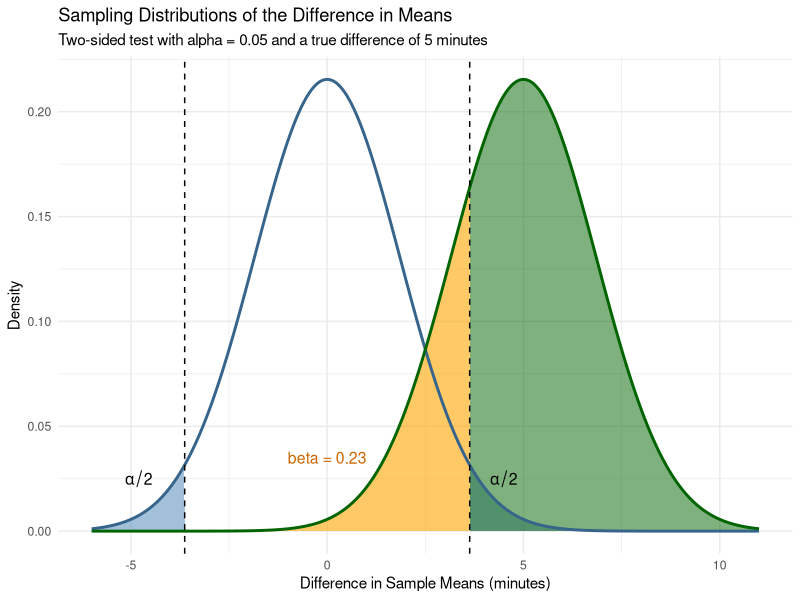

The R source for this figure:
## ---- chunk 1
#| echo: false
#| message: false
#| warning: false
library(palmerpenguins)
library(tidyverse)

alpha <- 0.05
effect_size <- 5
se <- 1.852

crit <- qnorm(1 - alpha / 2) * se

x <- seq(-6, 11, length.out = 2000)

null <- data.frame(
  x = x,
  y = dnorm(x, mean = 0, sd = se)
)

alternative <- data.frame(
  x = x,
  y = dnorm(x, mean = effect_size, sd = se)
)

beta <- pnorm(crit, mean = effect_size, sd = se) -
        pnorm(-crit, mean = effect_size, sd = se)

power <- 1 - beta

ggplot() +
  # Type I error: two tails under the null distribution
  geom_area(
    data = subset(null, x <= -crit),
    aes(x = x, y = y, fill = "Type I Error (alpha)"),
    alpha = 0.5
  ) +
  geom_area(
    data = subset(null, x >= crit),
    aes(x = x, y = y, fill = "Type I Error (alpha)"),
    alpha = 0.5
  ) +
  # Type II error: central region under the alternative distribution
  geom_area(
    data = subset(alternative, x >= -crit & x <= crit),
    aes(x = x, y = y, fill = "Type II Error (beta)"),
    alpha = 0.6
  ) +
  # Power: two tails under the alternative distribution
  geom_area(
    data = subset(alternative, x <= -crit),
    aes(x = x, y = y, fill = "Power"),
    alpha = 0.5
  ) +
  geom_area(
    data = subset(alternative, x >= crit),
    aes(x = x, y = y, fill = "Power"),
    alpha = 0.5
  ) +
  # Null and alternative distributions
  geom_line(
    data = null,
    aes(x = x, y = y, color = "Null Distribution"),
    linewidth = 1
  ) +
  geom_line(
    data = alternative,
    aes(x = x, y = y, color = "Alternative Distribution"),
    linewidth = 1
  ) +
  # Critical values
  geom_vline(
    xintercept = c(-crit, crit),
    linetype = "dashed",
    color = "black"
  ) +
  # Type I error labels
  annotate(
    "text",
    x = -4.8, y = 0.025,
    label = "alpha/2",
    parse = TRUE,
    size = 4
  ) +
  annotate(
    "text",
    x = 4.5, y = 0.025,
    label = "alpha/2",
    parse = TRUE,
    size = 4
  ) +
  # Type II error label
  annotate(
    "text",
    x = 0, y = 0.035,
    label = paste0("beta = ", round(beta, 2)),
    color = "darkorange3",
    size = 4
  ) +
  # Power label
  #annotate(
   # "text",
    #x = 7.5, y = 0.04,
    #label = paste0("Power = ", round(power, 2)),
    #color = "darkgreen",
    #size = 4
  #) +
  scale_fill_manual(
    name = "Error Regions",
    values = c(
      "Type I Error (alpha)" = "steelblue",
      "Type II Error (beta)" = "orange",
      "Power" = "darkgreen"
    )
  ) +
  scale_color_manual(
    name = "Sampling Distributions",
    values = c(
      "Null Distribution" = "steelblue4",
      "Alternative Distribution" = "darkgreen"
    )
  ) +
  labs(
    title = "Sampling Distributions of the Difference in Means",
    subtitle = "Two-sided test with alpha = 0.05 and a true difference of 5 minutes",
    x = "Difference in Sample Means (minutes)",
    y = "Density"
  ) +
  coord_cartesian(xlim = c(-6, 11)) +
  theme_minimal() +
  theme(legend.position = "none")
## ---- chunk 2
penguins |>
  na.omit() |>
  group_by(species, sex) |>
  count()
